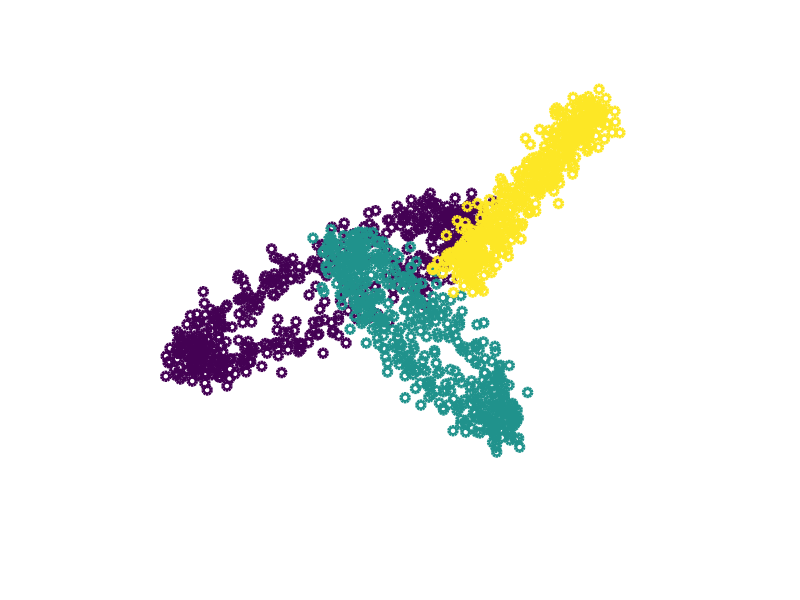
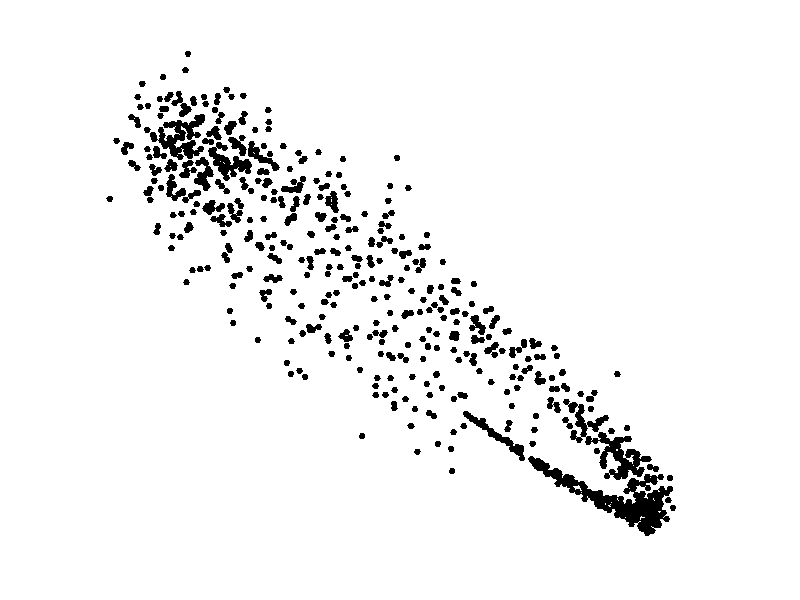

Here is the MATLAB script that generated these plots, in order:
%%

elx = @(t, xc, a, b, phi) xc+a*cos(t)*cos(phi)-b*sin(t)*sin(phi);
ely = @(t, yc, a, b, phi) yc+a*cos(t)*sin(phi)-b*sin(t)*cos(phi);

N = 500;
t = randn(1, N)*2*pi;
el1x = elx(t, -6, 2, 6, -2);, el1y = ely(t, 0, 2, 6, -2);
el2x = elx(t, -2, 4, 3, -1);, el2y = ely(t, -2, 4, 3, -1);
el3x = elx(t, 2, 4, 1, 0.9);, el3y = ely(t, 4, 4, 1, 0.9);

edata = [el1x(:), el1y(:); el2x(:), el2y(:); el3x(:), el3y(:); ];
edata = edata + randn(size(edata))*0.5;
w = ones(numel(el1x),1);
elabels = [w;w*2;w*3];

%%

figure(1), hold on;
scatter(edata(:,1), edata(:,2),[],elabels,'linewidth', 2.5)
axis off

%%

t = rand(1,1000)*2*pi;
el1x = elx(t, 0, 3, 9, -1);, el1y = ely(t, 0, 3, 9, -1);
el1x = el1x + randn(size(el1x)).*t*.2;
el1y = el1y + randn(size(el1y)).*t*.2;
figure(2);
plot(el1x,el1y,'k.','markersize',15);
axis off
